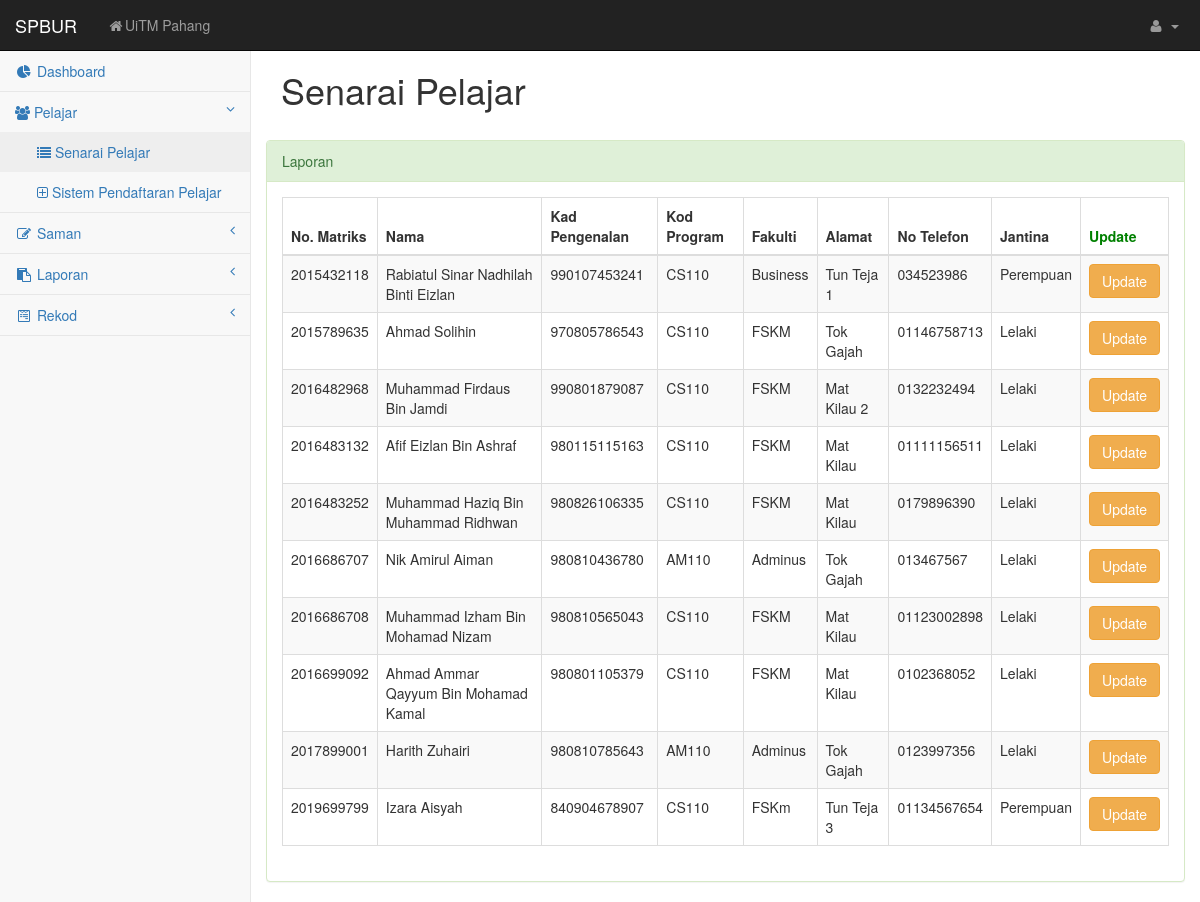
/rpelajar.php, run on an earlier commit of the app's database.
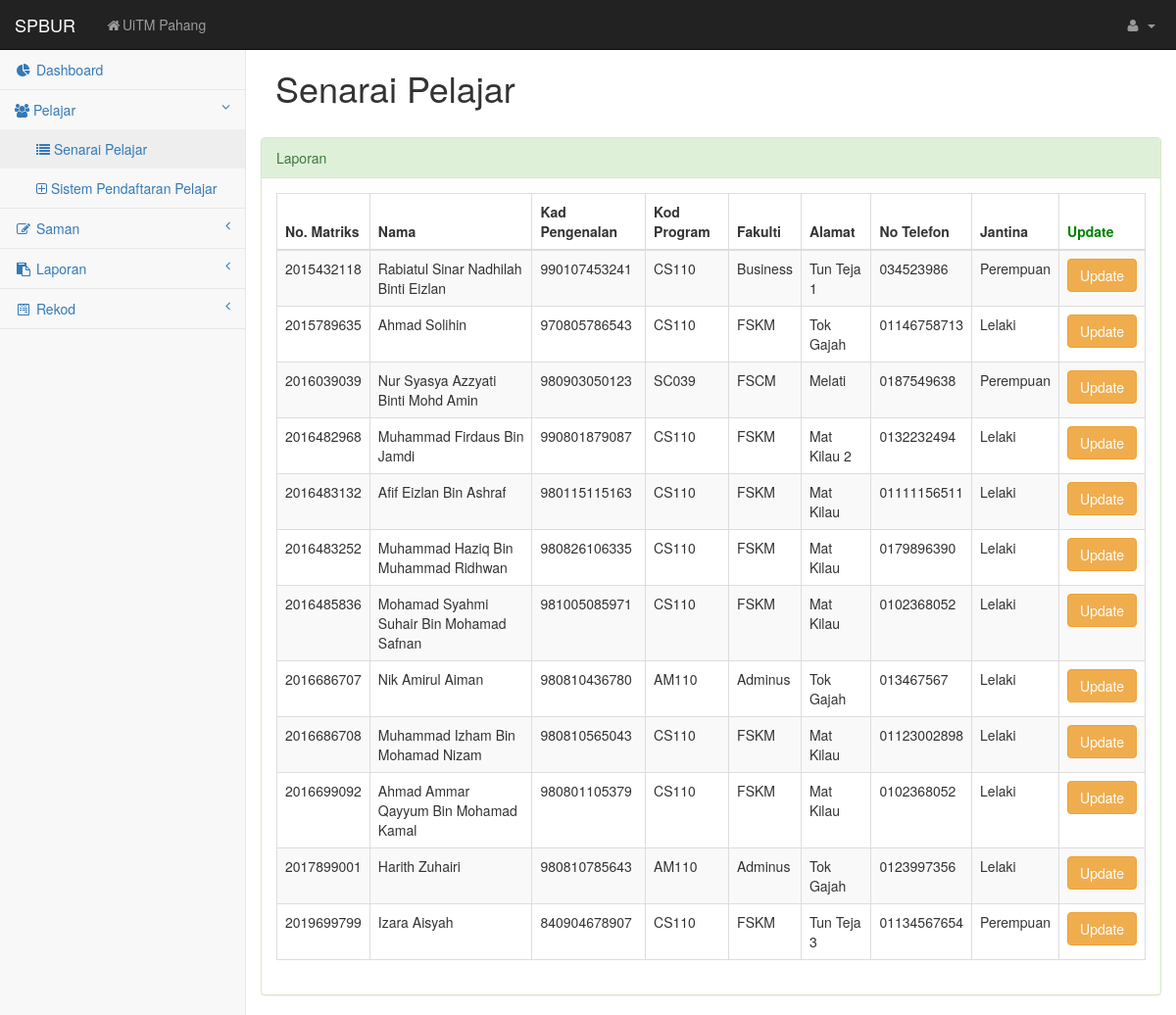
And on a later commit of the database.
### tables this page shows
CREATE TABLE `student` (
  `matric_no` int(11) NOT NULL,
  `name` varchar(255) NOT NULL,
  `ic_number` varchar(255) NOT NULL,
  `course_code` varchar(255) NOT NULL,
  `faculty` varchar(255) NOT NULL,
  `address` varchar(255) NOT NULL,
  `phone_no` varchar(255) DEFAULT NULL,
  `birthdate` date DEFAULT NULL,
  `gender` varchar(255) DEFAULT NULL
);

### rpelajar.php (the view, shortened to what this page needs)
<!DOCTYPE html>
<html lang="en">
<head>
    <link href="css/bootstrap.min.css" rel="stylesheet">
    <link href="css/metisMenu.min.css" rel="stylesheet">
    <link href="css/timeline.css" rel="stylesheet">
    <link href="css/dataTables/dataTables.bootstrap.css" rel="stylesheet">
    <link href="css/dataTables/dataTables.responsive.css" rel="stylesheet">
    <link href="css/startmin.css" rel="stylesheet">
    <link href="css/morris.css" rel="stylesheet">
    <link href="css/font-awesome.min.css" rel="stylesheet" type="text/css">
    <link rel="stylesheet" href="bower_components/datatables.net-bs/css/dataTables.bootstrap.min.css">
</head>
<body>
<div id="wrapper">
<?php include("DashboardOnly.php");?>
</body>
</html>
    <form method="post">
    <div id="page-wrapper">
                <div class="col-lg-14">
                    <br>
                    <h1>Senarai Pelajar</h1>
                    <br>
                <div class="row">
                    <div class="col-lg-14">
                        <div class="panel panel-success">
                            <div class="panel-heading">
                                Laporan
                            </div>
                            <div class="panel-body">
                                <div class="dataTable_wrapper">
                                    <table class="table table-striped table-bordered table-hover" id="dataTables-example">
                                        <thead>
                                            <tr>
                                                <th>No. Matriks</th>
                                                <th>Nama</th>
                                                <th>Kad Pengenalan</th>
                                                <th>Kod Program</th>
                                                <th>Fakulti</th>
                                                <th>Alamat</th>
                                                <th>No Telefon</th>
                                                <th>Jantina</th>
                                                <th style="color:green">Update</th>
                                            </tr>
                                        </thead>
                                        <tbody>
                    <?php
                    $sql = "SELECT * FROM student";
                    $query = mysqli_query($dbconn, $sql) or die("Error: " . mysqli_error($dbconn));
                    $row = mysqli_num_rows($query);
                    if($row != 0) {
                        while($ro = mysqli_fetch_assoc($query)){
                                        echo "<tr>";
                                        echo "<td>".$ro['matric_no']."</td>";
                                        echo "<td>".$ro['name']."</td>";
                                        echo "<td>".$ro['ic_number']."</td>";
                                        echo "<td>".$ro['course_code']."</td>";
                                        echo "<td>".$ro['faculty']."</td>";
                                        echo "<td>".$ro['address']."</td>";
                                        echo "<td>".$ro['phone_no']."</td>";
                                        echo "<td>".$ro['gender']."</td>";
                                        echo '<td><button type="submit" name="updatebutton" value='.$ro['matric_no'].' formaction="updStud.php" class="btn btn-warning">Update</button></td>';
                                        echo "</tr>";
                                            }
                                            } ?>
                                        </tbody>
                                    </table>
                                </div>
                            </div>
                                </div>
                            </div>
                        </div>
                    </div>
                </div>
            </form>
</body>
</html>

### DashboardOnly.php (shortened to what this page needs)
<nav class="navbar navbar-inverse navbar-fixed-top" role="navigation">
    <div class="navbar-header">
        <a class="navbar-brand" href="Dashboard.php">SPBUR</a>
    </div>
    <ul class="nav navbar-nav navbar-left navbar-top-links">
        <li><a href="https://pahang.uitm.edu.my/v3/"><i class="fa fa-home fa-fw"></i>UiTM Pahang</a></li>
    </ul>
    <ul class="nav navbar-right navbar-top-links">
        <li class="dropdown">
            <a class="dropdown-toggle" data-toggle="dropdown" href="#">
                <i class="fa fa-user fa-fw"></i> <?php echo $r['staff_ID']; ?> <b class="caret"></b>
            </a>
        </li>
    </ul>
    <div class="navbar-default sidebar" role="navigation">
        <div class="sidebar-nav navbar-collapse">
            <ul class="nav" id="side-menu">
                <li>
                    <a href="Dashboard.php" class=""><i class="fa fa-pie-chart fa-fw"></i> Dashboard</a>
                </li>
                <li>
                    <a href="#"><i class="fa fa-group fa-fww"></i> Pelajar<span class="fa arrow"></span></a>
                    <ul class="nav nav-second-level">
                        <li>
                            <a href="rpelajar.php" class=""><i class="fa fa-list fa-fww"></i> Senarai Pelajar</a>
                        </li>
                        <li>
                            <a href="srs.php" class=""><i class="fa fa-plus-square-o fa-fww"></i> Sistem Pendaftaran Pelajar</a>
                        </li>
                    </ul>
                </li>
                <li>
                    <a href="#"><i class="fa fa-pencil-square-o fa-fw"></i> Saman<span class="fa arrow"></span></a>
                </li>
                <li>
                    <a href="#"><i class="fa fa-clipboard fa-fw"></i> Laporan <span class="fa arrow"></span></a>
                </li>
                <li>
                    <a href="#"><i class="fa fa-wpforms fa-fw"></i> Rekod <span class="fa arrow"></span></a>
                </li>
            </ul>
        </div>
    </div>
</nav>

### css/startmin.css (style rules this page uses)
body { background-color: #f8f8f8; }
#wrapper { width: 100%; }
#page-wrapper { padding: 30px 15px 0 15px; min-height: 568px; background-color: #fff; }
@media (min-width:768px) { #page-wrapper { position: inherit; margin-left: 250px; padding: 30px 30px 0 30px; border-left: 1px solid #e7e7e7; } }
.navbar-header { float: left; }
.navbar-left { float: left; }
.navbar-right { text-align: right; }
.navbar-top-links { margin: 0; }
.navbar-top-links li { display: inline-block; }
.navbar-top-links li:last-child { margin-right: 6px; }
.navbar-top-links li a { padding: 15px; min-height: 50px; }
.navbar-top-links>li>a { color: #999; }
.sidebar .sidebar-nav.navbar-collapse { padding-right: 0; padding-left: 0; }
.sidebar ul li { border-bottom: 1px solid #e7e7e7; }
.sidebar ul li a.active { background-color: #eee; }
.sidebar .arrow { float: right; }
.sidebar .fa.arrow:before { content: "\f104"; }
.sidebar .active>a>.fa.arrow:before { content: "\f107"; }
.sidebar .nav-second-level li, .sidebar .nav-third-level li { border-bottom: 0!important; }
.sidebar .nav-second-level li a { padding-left: 37px; }
@media (min-width:768px) { .sidebar { z-index: 1; position: absolute; width: 250px; margin-top: 51px; } }

What changed in the data, as far as the page shows it:
added student: matric_no "2016039039", name "Nur Syasya Azzyati Binti Mohd Amin", ic_number "980903050123", course_code "SC039", faculty "FSCM", address "Melati", phone_no "0187549638", gender "Perempuan"
added student: matric_no "2016485836", name "Mohamad Syahmi Suhair Bin Mohamad Safnan", ic_number "981005085971", course_code "CS110", faculty "FSKM", address "Mat Kilau", phone_no "0102368052", gender "Lelaki"
changed student "Izara Aisyah": faculty "FSKm" → "FSKM"
